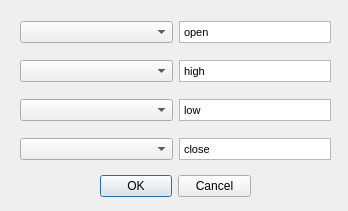
<?xml version="1.0" encoding="UTF-8"?>
<ui version="4.0">
 <class>Dialog_OHLCPriceNamesDict</class>
 <widget class="QDialog" name="Dialog_OHLCPriceNamesDict">
  <property name="geometry">
   <rect>
    <x>0</x>
    <y>0</y>
    <width>348</width>
    <height>211</height>
   </rect>
  </property>
  <property name="windowTitle">
   <string>Dialog</string>
  </property>
  <widget class="QDialogButtonBox" name="buttonBox">
   <property name="geometry">
    <rect>
     <x>100</x>
     <y>170</y>
     <width>151</width>
     <height>32</height>
    </rect>
   </property>
   <property name="orientation">
    <enum>Qt::Horizontal</enum>
   </property>
   <property name="standardButtons">
    <set>QDialogButtonBox::Cancel|QDialogButtonBox::Ok</set>
   </property>
  </widget>
  <widget class="QWidget" name="gridLayoutWidget">
   <property name="geometry">
    <rect>
     <x>20</x>
     <y>10</y>
     <width>311</width>
     <height>161</height>
    </rect>
   </property>
   <layout class="QGridLayout" name="gridLayout">
    <item row="2" column="1">
     <widget class="QTextBrowser" name="textBrowser_3">
      <property name="sizePolicy">
       <sizepolicy hsizetype="Ignored" vsizetype="Ignored">
        <horstretch>0</horstretch>
        <verstretch>0</verstretch>
       </sizepolicy>
      </property>
      <property name="verticalScrollBarPolicy">
       <enum>Qt::ScrollBarAlwaysOff</enum>
      </property>
      <property name="horizontalScrollBarPolicy">
       <enum>Qt::ScrollBarAlwaysOff</enum>
      </property>
      <property name="html">
       <string>&lt;!DOCTYPE HTML PUBLIC &quot;-//W3C//DTD HTML 4.0//EN&quot; &quot;http://www.w3.org/TR/REC-html40/strict.dtd&quot;&gt;
&lt;html&gt;&lt;head&gt;&lt;meta name=&quot;qrichtext&quot; content=&quot;1&quot; /&gt;&lt;style type=&quot;text/css&quot;&gt;
p, li { white-space: pre-wrap; }
&lt;/style&gt;&lt;/head&gt;&lt;body style=&quot; font-family:'MS Shell Dlg 2'; font-size:8.25pt; font-weight:400; font-style:normal;&quot;&gt;
&lt;p style=&quot; margin-top:0px; margin-bottom:0px; margin-left:0px; margin-right:0px; -qt-block-indent:0; text-indent:0px;&quot;&gt;&lt;span style=&quot; font-family:'MS Shell Dlg 2';&quot;&gt;low&lt;/span&gt;&lt;/p&gt;&lt;/body&gt;&lt;/html&gt;</string>
      </property>
     </widget>
    </item>
    <item row="0" column="1">
     <widget class="QTextBrowser" name="textBrowser">
      <property name="sizePolicy">
       <sizepolicy hsizetype="Ignored" vsizetype="Ignored">
        <horstretch>0</horstretch>
        <verstretch>0</verstretch>
       </sizepolicy>
      </property>
      <property name="verticalScrollBarPolicy">
       <enum>Qt::ScrollBarAlwaysOff</enum>
      </property>
      <property name="horizontalScrollBarPolicy">
       <enum>Qt::ScrollBarAlwaysOff</enum>
      </property>
      <property name="html">
       <string>&lt;!DOCTYPE HTML PUBLIC &quot;-//W3C//DTD HTML 4.0//EN&quot; &quot;http://www.w3.org/TR/REC-html40/strict.dtd&quot;&gt;
&lt;html&gt;&lt;head&gt;&lt;meta name=&quot;qrichtext&quot; content=&quot;1&quot; /&gt;&lt;style type=&quot;text/css&quot;&gt;
p, li { white-space: pre-wrap; }
&lt;/style&gt;&lt;/head&gt;&lt;body style=&quot; font-family:'MS Shell Dlg 2'; font-size:8.25pt; font-weight:400; font-style:normal;&quot;&gt;
&lt;p style=&quot; margin-top:0px; margin-bottom:0px; margin-left:0px; margin-right:0px; -qt-block-indent:0; text-indent:0px;&quot;&gt;&lt;span style=&quot; font-family:'MS Shell Dlg 2';&quot;&gt;open&lt;/span&gt;&lt;/p&gt;&lt;/body&gt;&lt;/html&gt;</string>
      </property>
     </widget>
    </item>
    <item row="3" column="1">
     <widget class="QTextBrowser" name="textBrowser_4">
      <property name="sizePolicy">
       <sizepolicy hsizetype="Ignored" vsizetype="Ignored">
        <horstretch>0</horstretch>
        <verstretch>0</verstretch>
       </sizepolicy>
      </property>
      <property name="verticalScrollBarPolicy">
       <enum>Qt::ScrollBarAlwaysOff</enum>
      </property>
      <property name="horizontalScrollBarPolicy">
       <enum>Qt::ScrollBarAlwaysOff</enum>
      </property>
      <property name="html">
       <string>&lt;!DOCTYPE HTML PUBLIC &quot;-//W3C//DTD HTML 4.0//EN&quot; &quot;http://www.w3.org/TR/REC-html40/strict.dtd&quot;&gt;
&lt;html&gt;&lt;head&gt;&lt;meta name=&quot;qrichtext&quot; content=&quot;1&quot; /&gt;&lt;style type=&quot;text/css&quot;&gt;
p, li { white-space: pre-wrap; }
&lt;/style&gt;&lt;/head&gt;&lt;body style=&quot; font-family:'MS Shell Dlg 2'; font-size:8.25pt; font-weight:400; font-style:normal;&quot;&gt;
&lt;p style=&quot; margin-top:0px; margin-bottom:0px; margin-left:0px; margin-right:0px; -qt-block-indent:0; text-indent:0px;&quot;&gt;&lt;span style=&quot; font-family:'MS Shell Dlg 2';&quot;&gt;close&lt;/span&gt;&lt;/p&gt;&lt;/body&gt;&lt;/html&gt;</string>
      </property>
     </widget>
    </item>
    <item row="1" column="1">
     <widget class="QTextBrowser" name="textBrowser_2">
      <property name="sizePolicy">
       <sizepolicy hsizetype="Ignored" vsizetype="Ignored">
        <horstretch>0</horstretch>
        <verstretch>0</verstretch>
       </sizepolicy>
      </property>
      <property name="verticalScrollBarPolicy">
       <enum>Qt::ScrollBarAlwaysOff</enum>
      </property>
      <property name="horizontalScrollBarPolicy">
       <enum>Qt::ScrollBarAlwaysOff</enum>
      </property>
      <property name="html">
       <string>&lt;!DOCTYPE HTML PUBLIC &quot;-//W3C//DTD HTML 4.0//EN&quot; &quot;http://www.w3.org/TR/REC-html40/strict.dtd&quot;&gt;
&lt;html&gt;&lt;head&gt;&lt;meta name=&quot;qrichtext&quot; content=&quot;1&quot; /&gt;&lt;style type=&quot;text/css&quot;&gt;
p, li { white-space: pre-wrap; }
&lt;/style&gt;&lt;/head&gt;&lt;body style=&quot; font-family:'MS Shell Dlg 2'; font-size:8.25pt; font-weight:400; font-style:normal;&quot;&gt;
&lt;p style=&quot; margin-top:0px; margin-bottom:0px; margin-left:0px; margin-right:0px; -qt-block-indent:0; text-indent:0px;&quot;&gt;&lt;span style=&quot; font-family:'MS Shell Dlg 2';&quot;&gt;high&lt;/span&gt;&lt;/p&gt;&lt;/body&gt;&lt;/html&gt;</string>
      </property>
     </widget>
    </item>
    <item row="0" column="0">
     <widget class="QComboBox" name="comboBox_open"/>
    </item>
    <item row="1" column="0">
     <widget class="QComboBox" name="comboBox_high"/>
    </item>
    <item row="2" column="0">
     <widget class="QComboBox" name="comboBox_low"/>
    </item>
    <item row="3" column="0">
     <widget class="QComboBox" name="comboBox_close"/>
    </item>
   </layout>
  </widget>
 </widget>
 <resources/>
 <connections>
  <connection>
   <sender>buttonBox</sender>
   <signal>accepted()</signal>
   <receiver>Dialog_OHLCPriceNamesDict</receiver>
   <slot>accept()</slot>
   <hints>
    <hint type="sourcelabel">
     <x>248</x>
     <y>254</y>
    </hint>
    <hint type="destinationlabel">
     <x>157</x>
     <y>274</y>
    </hint>
   </hints>
  </connection>
  <connection>
   <sender>buttonBox</sender>
   <signal>rejected()</signal>
   <receiver>Dialog_OHLCPriceNamesDict</receiver>
   <slot>reject()</slot>
   <hints>
    <hint type="sourcelabel">
     <x>316</x>
     <y>260</y>
    </hint>
    <hint type="destinationlabel">
     <x>286</x>
     <y>274</y>
    </hint>
   </hints>
  </connection>
 </connections>
</ui>
